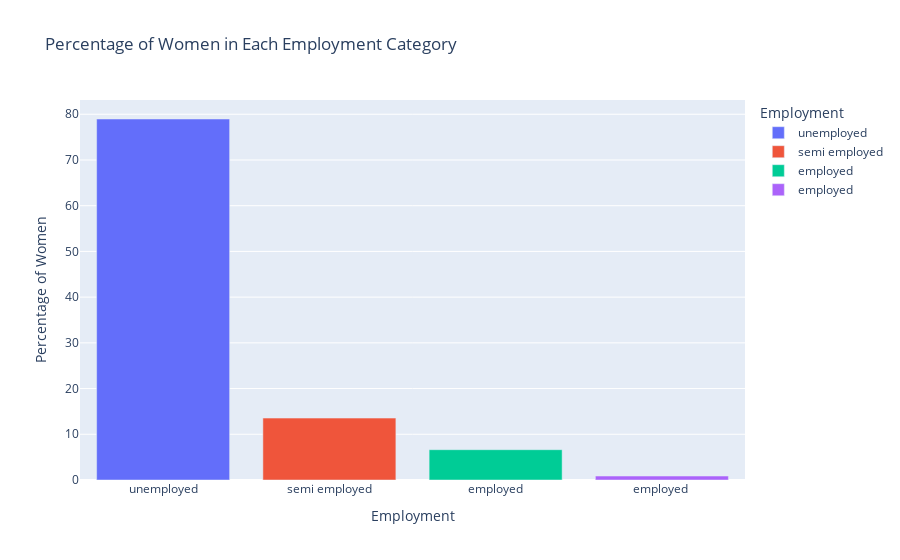

The cell this chart's notebook holds for it:
### Code cell
df.columns = [col.strip() for col in df.columns]

print(df.head())
print(df.columns)

employment_counts = df['Employment'].value_counts()
employment_percentages = (employment_counts / employment_counts.sum()) * 100

fig = px.bar(employment_percentages, x=employment_percentages.index, y=employment_percentages.values, 
             title='Percentage of Women in Each Employment Category',
             labels={'x': 'Type of Employment', 'y': 'Percentage of Women'},
              color=employment_percentages.index,
             color_discrete_sequence=px.colors.qualitative.Plotly)
fig.show()

explanation = "<div style='color: teal; font-weight: bold; font-size: 20px;'>"
explanation += "The dataset contains the following distribution of employment levels among women:<br><br>"
for employment, percentage in employment_percentages.items():
    explanation += "- " + employment + ": " + "{:.2f}".format(percentage) + "% of women<br>"
explanation += "<br>This bar plot visualizes the percentage of women in each employment category. "
explanation += "It helps to understand the employment status of the women in the dataset, "
explanation += "which can be useful for further analysis and decision-making."
explanation += "</div>"
display(HTML(explanation))

### Figure 1 — Plotly figure (JSON) as saved in the notebook; plotly's stock layout.template omitted (floating-point values rounded to 4 significant figures)
{"data": [{"alignmentgroup": "True", "hovertemplate": "Employment=%{x}<br>Percentage of Women=%{y}<extra></extra>", "legendgroup": "unemployed", "marker": {"color": "#636EFA", "pattern": {"shape": ""}}, "name": "unemployed", "offsetgroup": "unemployed", "orientation": "v", "showlegend": true, "textposition": "auto", "type": "bar", "x": ["unemployed"], "xaxis": "x", "y": [78.96], "yaxis": "y"}, {"alignmentgroup": "True", "hovertemplate": "Employment=%{x}<br>Percentage of Women=%{y}<extra></extra>", "legendgroup": "semi employed", "marker": {"color": "#EF553B", "pattern": {"shape": ""}}, "name": "semi employed", "offsetgroup": "semi employed", "orientation": "v", "showlegend": true, "textposition": "auto", "type": "bar", "x": ["semi employed"], "xaxis": "x", "y": [13.54], "yaxis": "y"}, {"alignmentgroup": "True", "hovertemplate": "Employment=%{x}<br>Percentage of Women=%{y}<extra></extra>", "legendgroup": "employed", "marker": {"color": "#00CC96", "pattern": {"shape": ""}}, "name": "employed", "offsetgroup": "employed", "orientation": "v", "showlegend": true, "textposition": "auto", "type": "bar", "x": ["employed"], "xaxis": "x", "y": [6.628], "yaxis": "y"}, {"alignmentgroup": "True", "hovertemplate": "Employment=%{x}<br>Percentage of Women=%{y}<extra></extra>", "legendgroup": "employed ", "marker": {"color": "#AB63FA", "pattern": {"shape": ""}}, "name": "employed ", "offsetgroup": "employed ", "orientation": "v", "showlegend": true, "textposition": "auto", "type": "bar", "x": ["employed "], "xaxis": "x", "y": [0.8646], "yaxis": "y"}], "layout": {"barmode": "relative", "legend": {"title": {"text": "Employment"}, "tracegroupgap": 0}, "title": {"text": "Percentage of Women in Each Employment Category"}, "xaxis": {"anchor": "y", "autorange": true, "categoryarray": ["unemployed", "semi employed", "employed", "employed "], "categoryorder": "array", "domain": [0, 1], "range": [-0.5, 3.5], "title": {"text": "Employment"}, "type": "category"}, "yaxis": {"anchor": "x", "autorange": true, "domain": [0, 1], "range": [0, 83.12], "title": {"text": "Percentage of Women"}, "type": "linear"}}}
